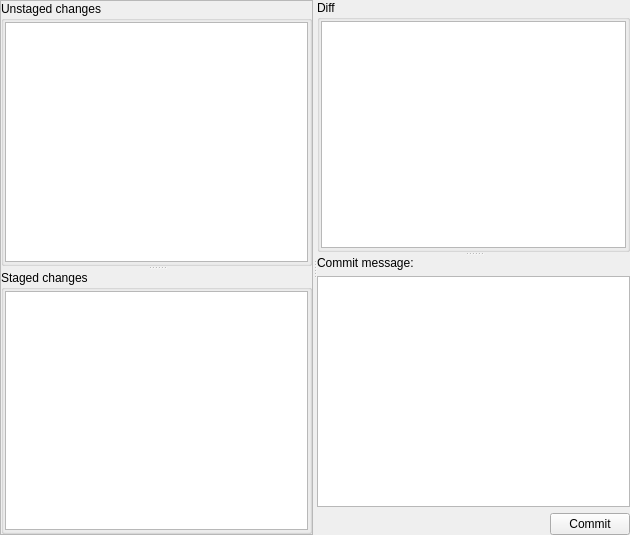
<?xml version="1.0" encoding="UTF-8"?>
<ui version="4.0">
 <class>StageWidget</class>
 <widget class="QWidget" name="StageWidget">
  <property name="geometry">
   <rect>
    <x>0</x>
    <y>0</y>
    <width>630</width>
    <height>535</height>
   </rect>
  </property>
  <property name="windowTitle">
   <string>Form</string>
  </property>
  <layout class="QGridLayout" name="gridLayout_5">
   <property name="margin">
    <number>0</number>
   </property>
   <item row="0" column="0">
    <widget class="QSplitter" name="splitter_3">
     <property name="orientation">
      <enum>Qt::Horizontal</enum>
     </property>
     <property name="childrenCollapsible">
      <bool>false</bool>
     </property>
     <widget class="QSplitter" name="splitter_2">
      <property name="frameShape">
       <enum>QFrame::StyledPanel</enum>
      </property>
      <property name="orientation">
       <enum>Qt::Vertical</enum>
      </property>
      <property name="childrenCollapsible">
       <bool>false</bool>
      </property>
      <widget class="QGroupBox" name="groupBox">
       <property name="title">
        <string>Unstaged changes</string>
       </property>
       <layout class="QGridLayout" name="gridLayout_2">
        <property name="margin">
         <number>1</number>
        </property>
        <item row="0" column="0">
         <widget class="QTreeView" name="unstagedChangesView">
          <property name="alternatingRowColors">
           <bool>true</bool>
          </property>
          <property name="textElideMode">
           <enum>Qt::ElideLeft</enum>
          </property>
          <property name="rootIsDecorated">
           <bool>false</bool>
          </property>
          <property name="itemsExpandable">
           <bool>false</bool>
          </property>
          <property name="sortingEnabled">
           <bool>true</bool>
          </property>
          <property name="headerHidden">
           <bool>true</bool>
          </property>
         </widget>
        </item>
       </layout>
      </widget>
      <widget class="QGroupBox" name="groupBox_2">
       <property name="title">
        <string>Staged changes</string>
       </property>
       <property name="flat">
        <bool>false</bool>
       </property>
       <property name="checkable">
        <bool>false</bool>
       </property>
       <layout class="QGridLayout" name="gridLayout_3">
        <property name="margin">
         <number>1</number>
        </property>
        <item row="0" column="0">
         <widget class="QTreeView" name="stagedChangesView">
          <property name="alternatingRowColors">
           <bool>true</bool>
          </property>
          <property name="textElideMode">
           <enum>Qt::ElideLeft</enum>
          </property>
          <property name="rootIsDecorated">
           <bool>false</bool>
          </property>
          <property name="itemsExpandable">
           <bool>false</bool>
          </property>
          <property name="sortingEnabled">
           <bool>true</bool>
          </property>
          <property name="headerHidden">
           <bool>true</bool>
          </property>
         </widget>
        </item>
       </layout>
      </widget>
     </widget>
     <widget class="QSplitter" name="splitter">
      <property name="sizePolicy">
       <sizepolicy hsizetype="Expanding" vsizetype="Expanding">
        <horstretch>0</horstretch>
        <verstretch>0</verstretch>
       </sizepolicy>
      </property>
      <property name="orientation">
       <enum>Qt::Vertical</enum>
      </property>
      <property name="childrenCollapsible">
       <bool>false</bool>
      </property>
      <widget class="QWidget" name="layoutWidget">
       <layout class="QGridLayout" name="gridLayout_4">
        <item row="0" column="0" colspan="2">
         <widget class="QGroupBox" name="diffDescription">
          <property name="title">
           <string>Diff</string>
          </property>
          <property name="flat">
           <bool>true</bool>
          </property>
          <layout class="QGridLayout" name="_2">
           <property name="margin">
            <number>1</number>
           </property>
           <item row="0" column="0">
            <widget class="KTextBrowser" name="diffBrowser"/>
           </item>
          </layout>
         </widget>
        </item>
       </layout>
      </widget>
      <widget class="QWidget" name="layoutWidget">
       <layout class="QGridLayout" name="gridLayout">
        <item row="2" column="0">
         <spacer name="horizontalSpacer">
          <property name="orientation">
           <enum>Qt::Horizontal</enum>
          </property>
          <property name="sizeHint" stdset="0">
           <size>
            <width>40</width>
            <height>20</height>
           </size>
          </property>
         </spacer>
        </item>
        <item row="2" column="1">
         <widget class="QPushButton" name="commitButton">
          <property name="text">
           <string>Commit</string>
          </property>
         </widget>
        </item>
        <item row="1" column="0" colspan="2">
         <widget class="KTextEdit" name="commitMessageTextEdit"/>
        </item>
        <item row="0" column="0" colspan="2">
         <widget class="QLabel" name="label">
          <property name="sizePolicy">
           <sizepolicy hsizetype="Preferred" vsizetype="Minimum">
            <horstretch>0</horstretch>
            <verstretch>0</verstretch>
           </sizepolicy>
          </property>
          <property name="text">
           <string>Commit message:</string>
          </property>
         </widget>
        </item>
       </layout>
      </widget>
     </widget>
    </widget>
   </item>
  </layout>
 </widget>
 <customwidgets>
  <customwidget>
   <class>KTextEdit</class>
   <extends>QTextEdit</extends>
   <header>ktextedit.h</header>
  </customwidget>
  <customwidget>
   <class>KTextBrowser</class>
   <extends>QTextBrowser</extends>
   <header>ktextbrowser.h</header>
  </customwidget>
 </customwidgets>
 <resources/>
 <connections/>
</ui>
